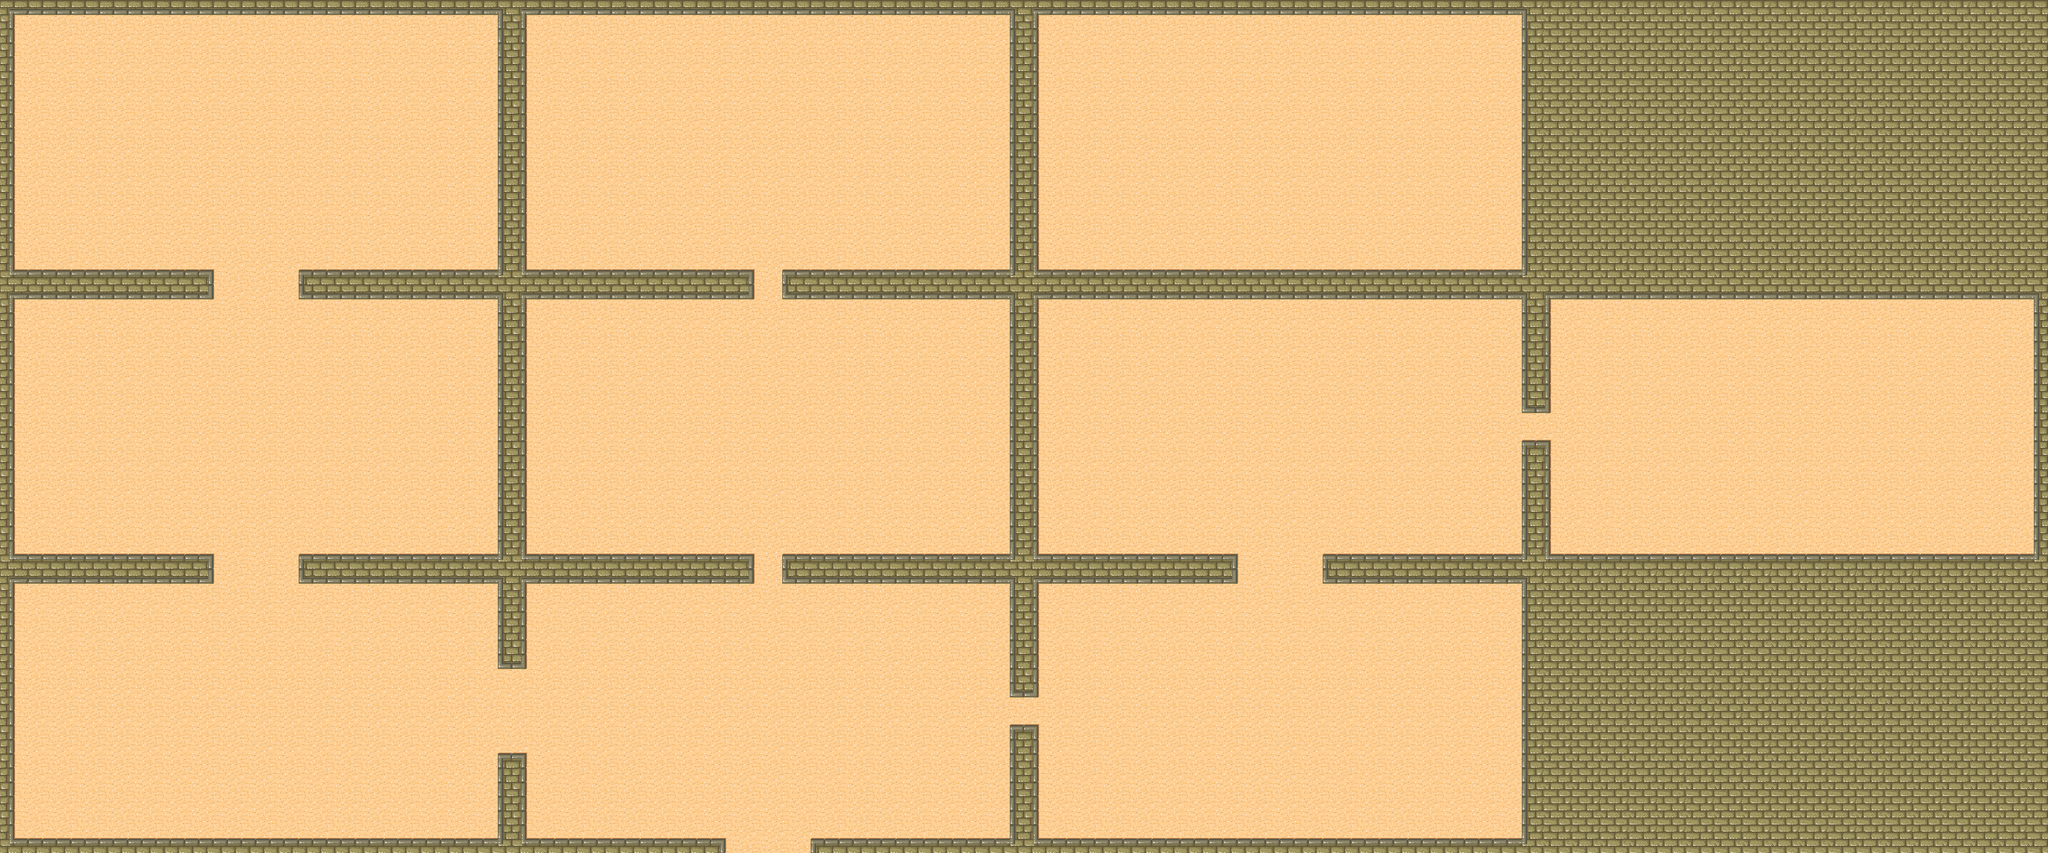

Rendered tile map (Tiled .tmx) drawn with the repository's tilesets; below, a short description and the full map source, tile grids included:
An orthogonal 72x30 tile map with 32x32 px tiles, 1 tile layer (Ground).

<map version="1.9" tiledversion="1.9.2" orientation="orthogonal" renderorder="right-down" width="72" height="30" tilewidth="32" tileheight="32" infinite="0" nextlayerid="2" nextobjectid="1">
 <tileset firstgid="1" source="tmw_desert_spacing.tsx" />
 <layer id="1" name="Ground" width="72" height="30">
  <data encoding="csv">
20,18,18,18,18,18,18,18,18,18,18,18,18,18,18,18,18,21,20,18,18,18,18,18,18,18,18,18,18,18,18,18,18,18,18,21,20,18,18,18,18,18,18,18,18,18,18,18,18,18,18,18,18,21,10,10,10,10,10,10,10,10,10,10,10,10,10,10,10,10,10,10,
11,30,30,30,30,30,30,30,30,30,30,30,30,30,30,30,30,9,11,30,30,30,30,30,30,30,30,30,30,30,30,30,30,30,30,9,11,30,30,30,30,30,30,30,30,30,30,30,30,30,30,30,30,9,10,10,10,10,10,10,10,10,10,10,10,10,10,10,10,10,10,10,
11,30,30,30,30,30,30,30,30,30,30,30,30,30,30,30,30,9,11,30,30,30,30,30,30,30,30,30,30,30,30,30,30,30,30,9,11,30,30,30,30,30,30,30,30,30,30,30,30,30,30,30,30,9,10,10,10,10,10,10,10,10,10,10,10,10,10,10,10,10,10,10,
11,30,30,30,30,30,30,30,30,30,30,30,30,30,30,30,30,9,11,30,30,30,30,30,30,30,30,30,30,30,30,30,30,30,30,9,11,30,30,30,30,30,30,30,30,30,30,30,30,30,30,30,30,9,10,10,10,10,10,10,10,10,10,10,10,10,10,10,10,10,10,10,
11,30,30,30,30,30,30,30,30,30,30,30,30,30,30,30,30,9,11,30,30,30,30,30,30,30,30,30,30,30,30,30,30,30,30,9,11,30,30,30,30,30,30,30,30,30,30,30,30,30,30,30,30,9,10,10,10,10,10,10,10,10,10,10,10,10,10,10,10,10,10,10,
11,30,30,30,30,30,30,30,30,30,30,30,30,30,30,30,30,9,11,30,30,30,30,30,30,30,30,30,30,30,30,30,30,30,30,9,11,30,30,30,30,30,30,30,30,30,30,30,30,30,30,30,30,9,10,10,10,10,10,10,10,10,10,10,10,10,10,10,10,10,10,10,
11,30,30,30,30,30,30,30,30,30,30,30,30,30,30,30,30,9,11,30,30,30,30,30,30,30,30,30,30,30,30,30,30,30,30,9,11,30,30,30,30,30,30,30,30,30,30,30,30,30,30,30,30,9,10,10,10,10,10,10,10,10,10,10,10,10,10,10,10,10,10,10,
11,30,30,30,30,30,30,30,30,30,30,30,30,30,30,30,30,9,11,30,30,30,30,30,30,30,30,30,30,30,30,30,30,30,30,9,11,30,30,30,30,30,30,30,30,30,30,30,30,30,30,30,30,9,10,10,10,10,10,10,10,10,10,10,10,10,10,10,10,10,10,10,
11,30,30,30,30,30,30,30,30,30,30,30,30,30,30,30,30,9,11,30,30,30,30,30,30,30,30,30,30,30,30,30,30,30,30,9,11,30,30,30,30,30,30,30,30,30,30,30,30,30,30,30,30,9,10,10,10,10,10,10,10,10,10,10,10,10,10,10,10,10,10,10,
28,2,2,2,2,2,2,3,30,30,1,2,2,2,2,2,2,29,28,2,2,2,2,2,2,2,3,1,2,2,2,2,2,2,2,29,28,2,2,2,2,2,2,2,2,2,2,2,2,2,2,2,2,29,10,10,10,10,10,10,10,10,10,10,10,10,10,10,10,10,10,10,
20,18,18,18,18,18,18,19,30,30,17,18,18,18,18,18,18,21,20,18,18,18,18,18,18,18,19,17,18,18,18,18,18,18,18,21,20,18,18,18,18,18,18,18,18,18,18,18,18,18,18,18,18,21,20,18,18,18,18,18,18,18,18,18,18,18,18,18,18,18,18,21,
11,30,30,30,30,30,30,30,30,30,30,30,30,30,30,30,30,9,11,30,30,30,30,30,30,30,30,30,30,30,30,30,30,30,30,9,11,30,30,30,30,30,30,30,30,30,30,30,30,30,30,30,30,9,11,30,30,30,30,30,30,30,30,30,30,30,30,30,30,30,30,9,
11,30,30,30,30,30,30,30,30,30,30,30,30,30,30,30,30,9,11,30,30,30,30,30,30,30,30,30,30,30,30,30,30,30,30,9,11,30,30,30,30,30,30,30,30,30,30,30,30,30,30,30,30,9,11,30,30,30,30,30,30,30,30,30,30,30,30,30,30,30,30,9,
11,30,30,30,30,30,30,30,30,30,30,30,30,30,30,30,30,9,11,30,30,30,30,30,30,30,30,30,30,30,30,30,30,30,30,9,11,30,30,30,30,30,30,30,30,30,30,30,30,30,30,30,30,9,11,30,30,30,30,30,30,30,30,30,30,30,30,30,30,30,30,9,
11,30,30,30,30,30,30,30,30,30,30,30,30,30,30,30,30,9,11,30,30,30,30,30,30,30,30,30,30,30,30,30,30,30,30,9,11,30,30,30,30,30,30,30,30,30,30,30,30,30,30,30,30,17,19,30,30,30,30,30,30,30,30,30,30,30,30,30,30,30,30,9,
11,30,30,30,30,30,30,30,30,30,30,30,30,30,30,30,30,9,11,30,30,30,30,30,30,30,30,30,30,30,30,30,30,30,30,9,11,30,30,30,30,30,30,30,30,30,30,30,30,30,30,30,30,1,3,30,30,30,30,30,30,30,30,30,30,30,30,30,30,30,30,9,
11,30,30,30,30,30,30,30,30,30,30,30,30,30,30,30,30,9,11,30,30,30,30,30,30,30,30,30,30,30,30,30,30,30,30,9,11,30,30,30,30,30,30,30,30,30,30,30,30,30,30,30,30,9,11,30,30,30,30,30,30,30,30,30,30,30,30,30,30,30,30,9,
11,30,30,30,30,30,30,30,30,30,30,30,30,30,30,30,30,9,11,30,30,30,30,30,30,30,30,30,30,30,30,30,30,30,30,9,11,30,30,30,30,30,30,30,30,30,30,30,30,30,30,30,30,9,11,30,30,30,30,30,30,30,30,30,30,30,30,30,30,30,30,9,
11,30,30,30,30,30,30,30,30,30,30,30,30,30,30,30,30,9,11,30,30,30,30,30,30,30,30,30,30,30,30,30,30,30,30,9,11,30,30,30,30,30,30,30,30,30,30,30,30,30,30,30,30,9,11,30,30,30,30,30,30,30,30,30,30,30,30,30,30,30,30,9,
28,2,2,2,2,2,2,3,30,30,1,2,2,2,2,2,2,29,28,2,2,2,2,2,2,2,3,1,2,2,2,2,2,2,2,29,28,2,2,2,2,2,2,3,30,30,1,2,2,2,2,2,2,29,28,2,2,2,2,2,2,2,2,2,2,2,2,2,2,2,2,29,
20,18,18,18,18,18,18,19,30,30,17,18,18,18,18,18,18,21,20,18,18,18,18,18,18,18,19,17,18,18,18,18,18,18,18,21,20,18,18,18,18,18,18,19,30,30,17,18,18,18,18,18,18,21,10,10,10,10,10,10,10,10,10,10,10,10,10,10,10,10,10,10,
11,30,30,30,30,30,30,30,30,30,30,30,30,30,30,30,30,9,11,30,30,30,30,30,30,30,30,30,30,30,30,30,30,30,30,9,11,30,30,30,30,30,30,30,30,30,30,30,30,30,30,30,30,9,10,10,10,10,10,10,10,10,10,10,10,10,10,10,10,10,10,10,
11,30,30,30,30,30,30,30,30,30,30,30,30,30,30,30,30,9,11,30,30,30,30,30,30,30,30,30,30,30,30,30,30,30,30,9,11,30,30,30,30,30,30,30,30,30,30,30,30,30,30,30,30,9,10,10,10,10,10,10,10,10,10,10,10,10,10,10,10,10,10,10,
11,30,30,30,30,30,30,30,30,30,30,30,30,30,30,30,30,17,19,30,30,30,30,30,30,30,30,30,30,30,30,30,30,30,30,9,11,30,30,30,30,30,30,30,30,30,30,30,30,30,30,30,30,9,10,10,10,10,10,10,10,10,10,10,10,10,10,10,10,10,10,10,
11,30,30,30,30,30,30,30,30,30,30,30,30,30,30,30,30,30,30,30,30,30,30,30,30,30,30,30,30,30,30,30,30,30,30,17,19,30,30,30,30,30,30,30,30,30,30,30,30,30,30,30,30,9,10,10,10,10,10,10,10,10,10,10,10,10,10,10,10,10,10,10,
11,30,30,30,30,30,30,30,30,30,30,30,30,30,30,30,30,30,30,30,30,30,30,30,30,30,30,30,30,30,30,30,30,30,30,1,3,30,30,30,30,30,30,30,30,30,30,30,30,30,30,30,30,9,10,10,10,10,10,10,10,10,10,10,10,10,10,10,10,10,10,10,
11,30,30,30,30,30,30,30,30,30,30,30,30,30,30,30,30,1,3,30,30,30,30,30,30,30,30,30,30,30,30,30,30,30,30,9,11,30,30,30,30,30,30,30,30,30,30,30,30,30,30,30,30,9,10,10,10,10,10,10,10,10,10,10,10,10,10,10,10,10,10,10,
11,30,30,30,30,30,30,30,30,30,30,30,30,30,30,30,30,9,11,30,30,30,30,30,30,30,30,30,30,30,30,30,30,30,30,9,11,30,30,30,30,30,30,30,30,30,30,30,30,30,30,30,30,9,10,10,10,10,10,10,10,10,10,10,10,10,10,10,10,10,10,10,
11,30,30,30,30,30,30,30,30,30,30,30,30,30,30,30,30,9,11,30,30,30,30,30,30,30,30,30,30,30,30,30,30,30,30,9,11,30,30,30,30,30,30,30,30,30,30,30,30,30,30,30,30,9,10,10,10,10,10,10,10,10,10,10,10,10,10,10,10,10,10,10,
28,2,2,2,2,2,2,2,2,2,2,2,2,2,2,2,2,29,28,2,2,2,2,2,2,3,30,30,1,2,2,2,2,2,2,29,28,2,2,2,2,2,2,2,2,2,2,2,2,2,2,2,2,29,10,10,10,10,10,10,10,10,10,10,10,10,10,10,10,10,10,10
</data>
 </layer>
</map>
